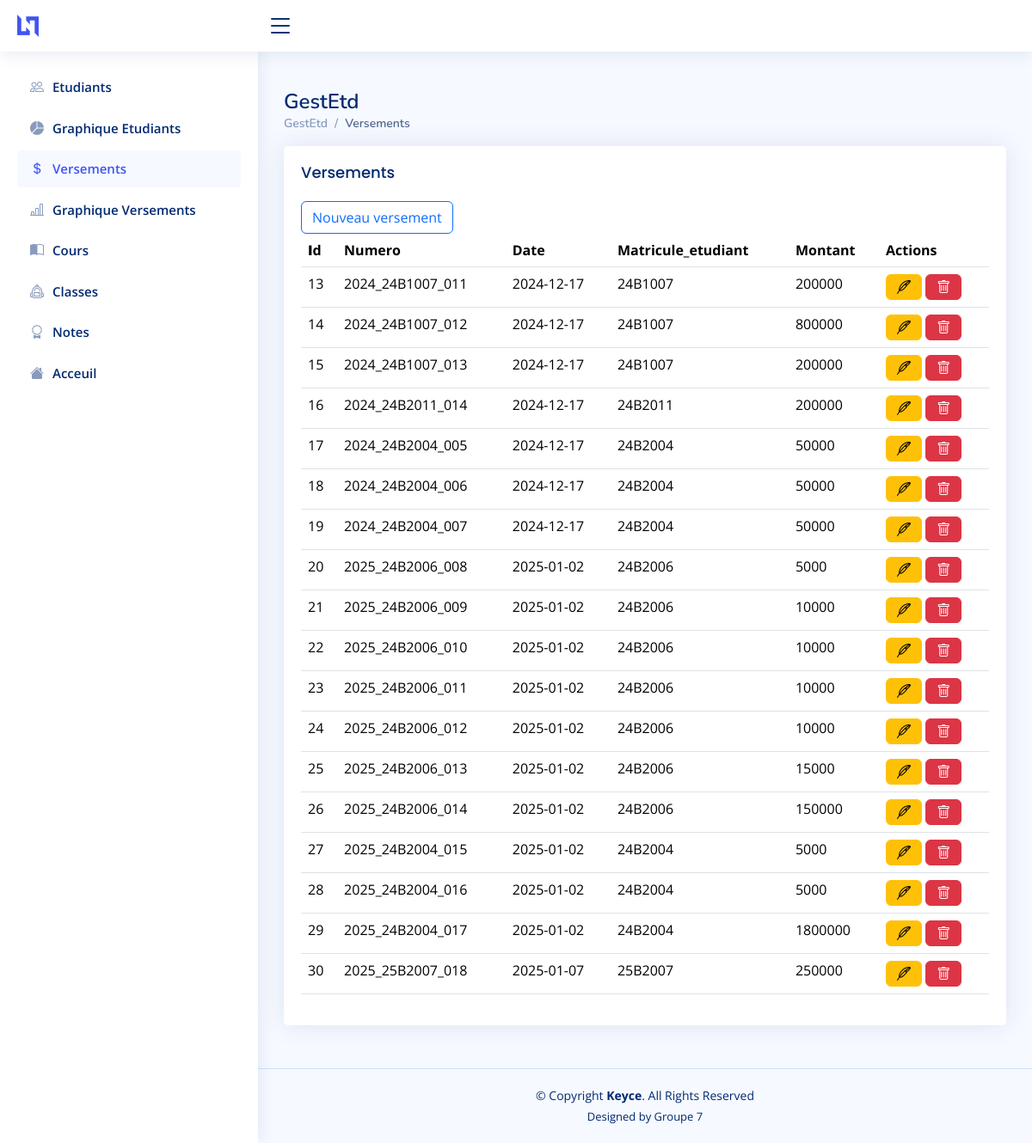
The app's page /vers.php with its own data.
### tables this page shows
CREATE TABLE IF NOT EXISTS `versements` (
  `id` int NOT NULL AUTO_INCREMENT,
  `numero` varchar(45) NOT NULL,
  `etdid` int NOT NULL,
  `date` date DEFAULT NULL,
  `matrietd` varchar(45) DEFAULT NULL,
  `montant` int DEFAULT NULL,
  `create_at` timestamp NOT NULL DEFAULT CURRENT_TIMESTAMP,
  `update_at` timestamp NOT NULL DEFAULT CURRENT_TIMESTAMP ON UPDATE CURRENT_TIMESTAMP,
  PRIMARY KEY (`id`),
  UNIQUE KEY `matricule_UNIQUE` (`numero`)
);

### vers.php (the view, shortened to what this page needs)
<?php
$database = new Database();
$conn = $database->getConnection();
if ($conn) {
    $sql = "SELECT * FROM versements";
    $stmt = $conn->prepare($sql);
    $stmt->execute();
    $result = $stmt->fetchAll(PDO::FETCH_ASSOC);
} else {
    echo "Échec de la connexion.";
}
?>
<!DOCTYPE html>
<html lang="en">
<head>
  <link href="assets/vendor/bootstrap/css/bootstrap.min.css" rel="stylesheet">
  <link href="assets/vendor/bootstrap-icons/bootstrap-icons.css" rel="stylesheet">
  <link href="assets/vendor/boxicons/css/boxicons.min.css" rel="stylesheet">
  <link href="assets/vendor/quill/quill.snow.css" rel="stylesheet">
  <link href="assets/vendor/quill/quill.bubble.css" rel="stylesheet">
  <link href="assets/vendor/remixicon/remixicon.css" rel="stylesheet">
  <link href="assets/vendor/simple-datatables/style.css" rel="stylesheet">
  <link href="assets/css/style.css" rel="stylesheet">
</head>
<body>
  <header id="header" class="header fixed-top d-flex align-items-center">
    <div class="d-flex align-items-center justify-content-between">
      <a href="index.html" class="logo d-flex align-items-center">
        <img src="assets/img/logo.png" alt="">
      </a>
      <i class="bi bi-list toggle-sidebar-btn"></i>
    </div>
  </header>
  <aside id="sidebar" class="sidebar">
    <ul class="sidebar-nav" id="sidebar-nav">
      <li class="nav-item">
        <a class="nav-link collapsed" href="etd.php">
          <i class="bi bi-people"></i><span>Etudiants</span>
        </a>
      </li>
      <li class="nav-item">
        <a class="nav-link collapsed" href="chartetd.php">
        <i class="bi bi-pie-chart-fill"></i><span>Graphique Etudiants</span>
        </a>
      </li>
      <li class="nav-item">
        <a class="nav-link " href="vers.php">
          <i class="bi bi-currency-dollar"></i><span>Versements</span>
        </a>
      </li>
      <li class="nav-item">
        <a class="nav-link collapsed" href="chart.php">
        <i class="bi bi-bar-chart-line"></i><span>Graphique Versements</span>
        </a>
      </li>
      <li class="nav-item">
        <a class="nav-link collapsed" href="cours.php">
        <i class="bi bi-book-half"></i><span>Cours</span>
        </a>
      </li>
      <li class="nav-item">
        <a class="nav-link collapsed" href="classes.php">
        <i class="bi bi-backpack2"></i><span>Classes</span>
        </a>
      </li>
      <li class="nav-item">
        <a class="nav-link collapsed" href="selectcls.php">
        <i class="bi bi-award"></i><span>Notes</span>
        </a>
      </li>
      <li class="nav-item">
        <a class="nav-link collapsed" href="logout.php">
          <i class="bi bi-house-fill"></i>
          <span>Acceuil</span>
        </a>
      </li>
    </ul>
  </aside>
  <main id="main" class="main">
    <div class="pagetitle">
      <h1>GestEtd</h1>
      <nav>
        <ol class="breadcrumb">
          <li class="breadcrumb-item"><a href="etd.php">GestEtd</a></li>
          <li class="breadcrumb-item active">Versements</li>
        </ol>
      </nav>
    </div>
    <section class="section">
      <div class="row">
        <div class="col-lg-12">
          <div class="card">
            <div class="card-body">
              <h5 class="card-title">Versements</h5><button onclick="window.location.href='versform.php';" type="button" class="btn btn-outline-primary">Nouveau versement</button>
              <table class="table datatable">
                <thead>
                  <tr>
                    <th><b>I</b>d</th>
                    <th>Numero</th>
                    <th>Date</th>
                    <th>Matricule_etudiant</th>
                    <th>Montant</th>
                    <th>Actions</th>
                  </tr>
                </thead>
                <tbody>
                  <?php foreach ($result as $versements): ?>
                    <tr>
                      <td><?= htmlspecialchars($versements['id']) ?></td>
                      <td><?= htmlspecialchars($versements['numero']) ?></td>
                      <td><?= htmlspecialchars($versements['date']) ?></td>
                      <td><?= htmlspecialchars($versements['matrietd']) ?></td>
                      <td><?= htmlspecialchars($versements['montant']) ?></td>
                      <td>
                          <a href="modifvers.php?id=<?= urlencode($versements['id']) ?>" class="btn btn-warning"><i class="bi bi-feather"></i></a>
                          <a href="suppvers.php?id=<?= urlencode($versements['id']) ?>" class="btn btn-danger" onclick="return confirm('Êtes-vous sûr de vouloir supprimer cet étudiant ?')"><i class="bi bi-trash"></i></a>
                      </td>
                    </tr>
                  <?php endforeach; ?>
                </tbody>
              </table>
            </div>
          </div>
        </div>
      </div>
    </section>
  </main>
  <footer id="footer" class="footer">
    <div class="copyright">
      &copy; Copyright <strong><span>Keyce</span></strong>. All Rights Reserved
    </div>
    <div class="credits">
      Designed by Groupe 7
    </div>
  </footer>
</body>
</html>

### assets/css/style.css (style rules this page uses)
:root { scroll-behavior: smooth; }
body { font-family: "Open Sans", sans-serif; background: #f6f9ff; color: #444444; }
a { color: #4154f1; text-decoration: none; }
h1, h2, h3, h4, h5, h6 { font-family: "Nunito", sans-serif; }
#main { margin-top: 60px; padding: 20px 30px; transition: all 0.3s; }
.pagetitle { margin-bottom: 10px; }
.pagetitle h1 { font-size: 24px; margin-bottom: 0; font-weight: 600; color: #012970; }
.card { margin-bottom: 30px; border: none; border-radius: 5px; box-shadow: 0px 0 30px rgba(1, 41, 112, 0.1); }
.card-title { padding: 20px 0 15px 0; font-size: 18px; font-weight: 500; color: #012970; font-family: "Poppins", sans-serif; }
.card-body { padding: 0 20px 20px 20px; }
.breadcrumb { font-size: 14px; font-family: "Nunito", sans-serif; color: #899bbd; font-weight: 600; }
.breadcrumb a { color: #899bbd; transition: 0.3s; }
.breadcrumb .breadcrumb-item::before { color: #899bbd; }
.breadcrumb .active { color: #51678f; font-weight: 600; }
.logo { line-height: 1; }
@media (min-width: 1200px) { .logo { width: 280px; } }
.logo img { max-height: 26px; margin-right: 6px; }
.header { transition: all 0.5s; z-index: 997; height: 60px; box-shadow: 0px 2px 20px rgba(1, 41, 112, 0.1); background-color: #fff; padding-left: 20px; }
.header .toggle-sidebar-btn { font-size: 32px; padding-left: 10px; cursor: pointer; color: #012970; }
.sidebar { position: fixed; top: 60px; left: 0; bottom: 0; width: 300px; z-index: 996; transition: all 0.3s; padding: 20px; overflow-y: auto; scrollbar-width: thin; scrollbar-color: #aab7cf transparent; box-shadow: 0px 0px 20px rgba(1, 41, 112, 0.1); background-color: #fff; }
@media (min-width: 1200px) { #main, #footer { margin-left: 300px; } }
.sidebar-nav { padding: 0; margin: 0; list-style: none; }
.sidebar-nav li { padding: 0; margin: 0; list-style: none; }
.sidebar-nav .nav-item { margin-bottom: 5px; }
.sidebar-nav .nav-link { display: flex; align-items: center; font-size: 15px; font-weight: 600; color: #4154f1; transition: 0.3; background: #f6f9ff; padding: 10px 15px; border-radius: 4px; }
.sidebar-nav .nav-link i { font-size: 16px; margin-right: 10px; color: #4154f1; }
.sidebar-nav .nav-link.collapsed { color: #012970; background: #fff; }
.sidebar-nav .nav-link.collapsed i { color: #899bbd; }
.footer { padding: 20px 0; font-size: 14px; transition: all 0.3s; border-top: 1px solid #cddfff; }
.footer .copyright { text-align: center; color: #012970; }
.footer .credits { padding-top: 5px; text-align: center; font-size: 13px; color: #012970; }

### records on screen
versements: id "13", numero "2024_24B1007_011", date "2024-12-17", matrietd "24B1007", montant "200000"
versements: id "14", numero "2024_24B1007_012", date "2024-12-17", matrietd "24B1007", montant "800000"
versements: id "15", numero "2024_24B1007_013", date "2024-12-17", matrietd "24B1007", montant "200000"
versements: id "16", numero "2024_24B2011_014", date "2024-12-17", matrietd "24B2011", montant "200000"
versements: id "17", numero "2024_24B2004_005", date "2024-12-17", matrietd "24B2004", montant "50000"
versements: id "18", numero "2024_24B2004_006", date "2024-12-17", matrietd "24B2004", montant "50000"
versements: id "19", numero "2024_24B2004_007", date "2024-12-17", matrietd "24B2004", montant "50000"
versements: id "20", numero "2025_24B2006_008", date "2025-01-02", matrietd "24B2006", montant "5000"
versements: id "21", numero "2025_24B2006_009", date "2025-01-02", matrietd "24B2006", montant "10000"
versements: id "22", numero "2025_24B2006_010", date "2025-01-02", matrietd "24B2006", montant "10000"
versements: id "23", numero "2025_24B2006_011", date "2025-01-02", matrietd "24B2006", montant "10000"
versements: id "24", numero "2025_24B2006_012", date "2025-01-02", matrietd "24B2006", montant "10000"
versements: id "25", numero "2025_24B2006_013", date "2025-01-02", matrietd "24B2006", montant "15000"
versements: id "26", numero "2025_24B2006_014", date "2025-01-02", matrietd "24B2006", montant "150000"
versements: id "27", numero "2025_24B2004_015", date "2025-01-02", matrietd "24B2004", montant "5000"
versements: id "28", numero "2025_24B2004_016", date "2025-01-02", matrietd "24B2004", montant "5000"
versements: id "29", numero "2025_24B2004_017", date "2025-01-02", matrietd "24B2004", montant "1800000"
versements: id "30", numero "2025_25B2007_018", date "2025-01-07", matrietd "25B2007", montant "250000"
